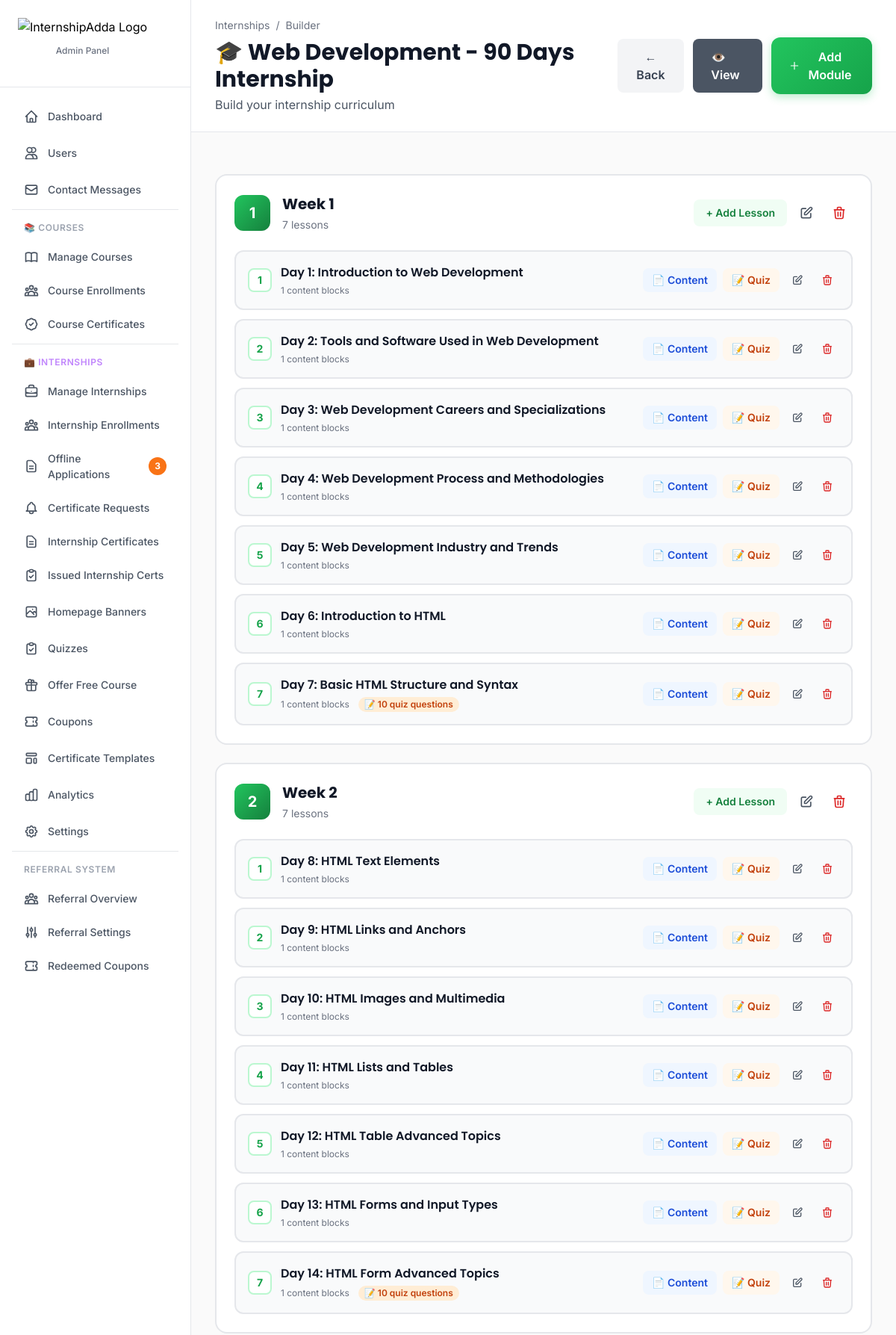
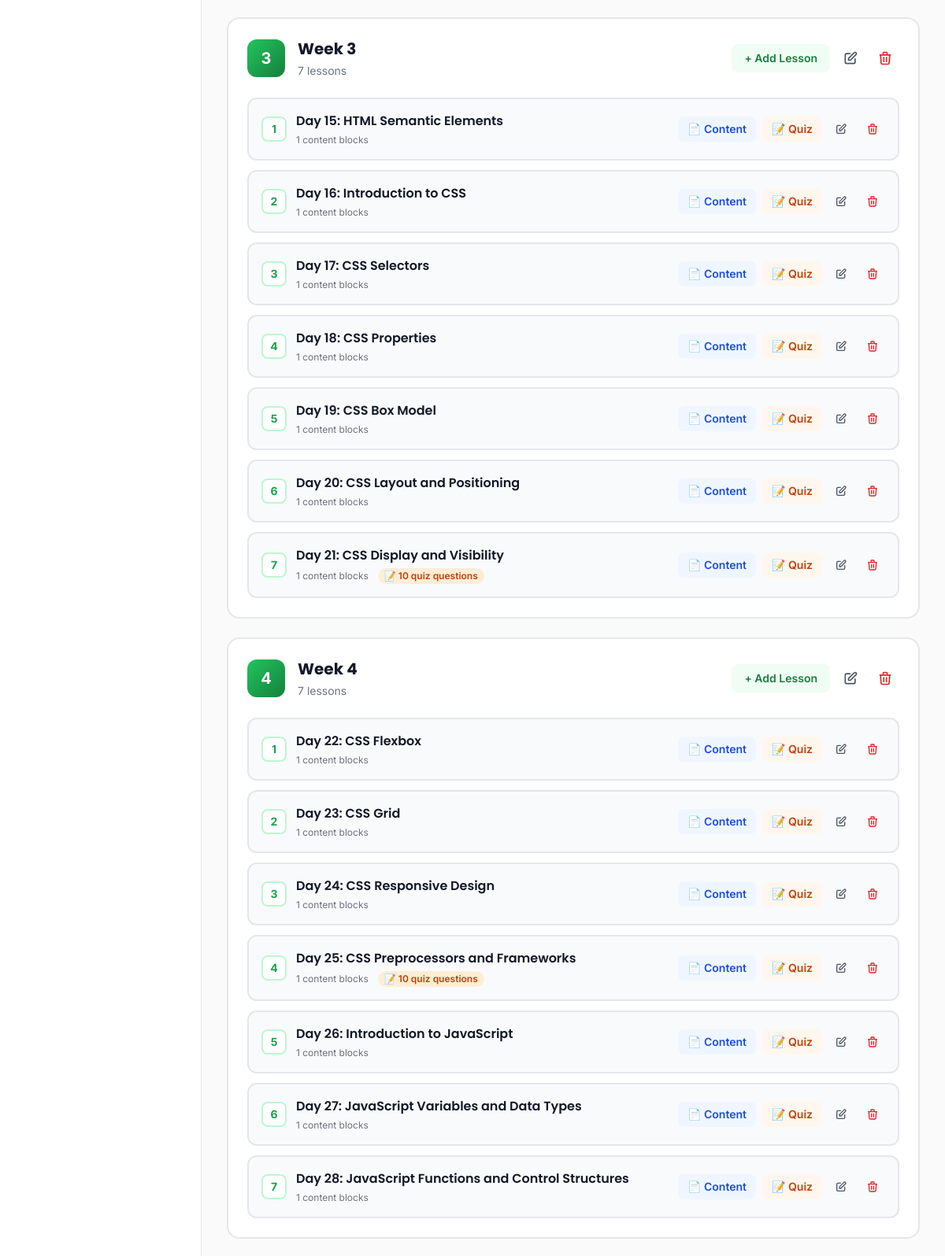
The page /app/views/admin/internships/builder.php?id=32 (signed in, upper part) on the database its author committed (2 pictures, top to bottom).
### tables this page shows
CREATE TABLE `internships` (
  `id` int(11) NOT NULL,
  `title` varchar(255) NOT NULL,
  `slug` varchar(255) NOT NULL,
  `description` text DEFAULT NULL,
  `company_name` varchar(255) DEFAULT NULL,
  `location` varchar(255) DEFAULT NULL,
  `duration` varchar(100) DEFAULT NULL,
  `stipend` decimal(10,2) DEFAULT 0.00,
  `mode` enum('Remote','Onsite','Hybrid') DEFAULT 'Remote',
  `duration_weeks` int(11) NOT NULL DEFAULT 4,
  `cover_image` varchar(255) DEFAULT NULL,
  `skill_level` enum('beginner','intermediate','advanced') DEFAULT 'beginner',
  `category` varchar(100) DEFAULT NULL,
  `is_active` tinyint(1) DEFAULT 1,
  `enrollment_limit` int(11) DEFAULT NULL,
  `price` decimal(10,2) DEFAULT 0.00,
  `discount_price` decimal(10,2) DEFAULT NULL,
  `discount_percentage` int(11) DEFAULT NULL,
  `requirements` text DEFAULT NULL,
  `responsibilities` text DEFAULT NULL,
  `benefits` text DEFAULT NULL,
  `what_you_learn` text DEFAULT NULL,
  `certificate_template_id` int(11) DEFAULT NULL,
  `created_at` timestamp NOT NULL DEFAULT current_timestamp(),
  `updated_at` timestamp NOT NULL DEFAULT current_timestamp() ON UPDATE current_timestamp()
);

CREATE TABLE `internship_modules` (
  `id` int(11) NOT NULL,
  `internship_id` int(11) NOT NULL,
  `title` varchar(255) NOT NULL,
  `description` text DEFAULT NULL,
  `sort_order` int(11) DEFAULT 0,
  `is_mandatory` tinyint(1) DEFAULT 1,
  `created_at` timestamp NULL DEFAULT current_timestamp(),
  `updated_at` timestamp NULL DEFAULT current_timestamp() ON UPDATE current_timestamp()
);

CREATE TABLE `internship_lessons` (
  `id` int(11) NOT NULL,
  `module_id` int(11) NOT NULL,
  `title` varchar(255) NOT NULL,
  `description` text DEFAULT NULL,
  `duration_minutes` int(11) DEFAULT 0,
  `sort_order` int(11) DEFAULT 0,
  `is_mandatory` tinyint(1) DEFAULT 1,
  `created_at` timestamp NULL DEFAULT current_timestamp(),
  `updated_at` timestamp NULL DEFAULT current_timestamp() ON UPDATE current_timestamp()
);

### app/models/Internship.php (called while the page is built, shortened)
<?php
class Internship {
    private $db;
    public function __construct($database) {
        $this->db = $database;
    }
    public function getById($id) {
        $stmt = $this->db->prepare("SELECT * FROM internships WHERE id = ?");
        $stmt->execute([$id]);
        return $stmt->fetch(PDO::FETCH_ASSOC);
    }
}

### app/views/admin/internships/builder.php (the view, shortened to what this page needs)
<?php
$dbConfig = require __DIR__ . '/../../../config/database.php';
$dsn = sprintf("mysql:host=%s;port=%s;dbname=%s;charset=%s",
    $dbConfig['host'], $dbConfig['port'], $dbConfig['database'], $dbConfig['charset']
);
$db = new PDO($dsn, $dbConfig['username'], $dbConfig['password'], $dbConfig['options']);
spl_autoload_register(function ($class) {
    $paths = [
        __DIR__ . '/../../../core/' . $class . '.php',
        __DIR__ . '/../../../models/' . $class . '.php',
        __DIR__ . '/../../../controllers/' . $class . '.php',
    ];
    foreach ($paths as $path) {
        if (file_exists($path)) {
            return;
        }
    }
});
$internshipId = isset($_GET['id']) ? (int)$_GET['id'] : 0;
$internshipModel = new Internship($db);
$internship = $internshipModel->getById($internshipId);
$db->setAttribute(PDO::ATTR_EMULATE_PREPARES, false);
$stmt = $db->prepare("SELECT * FROM internship_modules WHERE internship_id = ? ORDER BY sort_order ASC, id ASC");
$stmt->execute([$internshipId]);
$modulesTemp = $stmt->fetchAll(PDO::FETCH_ASSOC);
$modules = [];
$moduleIndex = 0;
foreach ($modulesTemp as $moduleRow) {
    $modules[$moduleIndex] = $moduleRow;
    $stmt = $db->prepare("SELECT * FROM internship_lessons WHERE module_id = ? ORDER BY sort_order ASC");
    $stmt->execute([$moduleRow['id']]);
    $lessonsTemp = $stmt->fetchAll(PDO::FETCH_ASSOC);
    $modules[$moduleIndex]['lessons'] = [];
    $lessonIndex = 0;
    foreach ($lessonsTemp as $lessonRow) {
        $modules[$moduleIndex]['lessons'][$lessonIndex] = $lessonRow;
        $stmt = $db->prepare("SELECT * FROM internship_content_blocks WHERE lesson_id = ? ORDER BY sort_order ASC");
        $stmt->execute([$lessonRow['id']]);
        $modules[$moduleIndex]['lessons'][$lessonIndex]['content_blocks'] = $stmt->fetchAll(PDO::FETCH_ASSOC);
        $quizStmt = $db->prepare("SELECT COUNT(*) as quiz_count FROM internship_quiz_questions WHERE lesson_id = ?");
        $quizStmt->execute([$lessonRow['id']]);
        $quizResult = $quizStmt->fetch(PDO::FETCH_ASSOC);
        $modules[$moduleIndex]['lessons'][$lessonIndex]['quiz_count'] = $quizResult['quiz_count'];
        $lessonIndex++;
    }
    $moduleIndex++;
}
?>
<!DOCTYPE html>
<html lang="en">
<head>
    <link rel="stylesheet" href="https://cdnjs.cloudflare.com/ajax/libs/font-awesome/6.5.1/css/all.min.css">
    <script src="https://cdn.tailwindcss.com"></script>
</head>
<body>
<?php include __DIR__ . '/../../components/sidebar-admin.php'; ?>
<div class="ml-64 min-h-screen">
    <header class="bg-white border-b border-gray-200 sticky top-0 z-30">
        <div class="px-8 py-6">
            <div class="flex items-center justify-between">
                <div>
                    <div class="flex items-center gap-2 text-sm text-gray-500 mb-2">
                        <a href="/app/views/admin/internships/list.php" class="hover:text-primary-600">Internships</a>
                        <span>/</span>
                        <span>Builder</span>
                    </div>
                    <h1 class="text-3xl font-bold text-gray-900">🎓 <?php echo htmlspecialchars($internship['title']); ?></h1>
                    <p class="text-gray-600 mt-1">Build your internship curriculum</p>
                </div>
                <div class="flex items-center gap-3">
                    <button onclick="window.history.back()" class="bg-gray-100 hover:bg-gray-200 text-gray-700 px-6 py-3 rounded-lg font-semibold transition-colors">
                        ← Back
                    </button>
                    <a href="/app/views/admin/internships/views.php?id=<?php echo $internship['id']; ?>" class="bg-gray-600 hover:bg-gray-700 text-white px-6 py-3 rounded-lg font-semibold transition-colors">
                        👁️ View
                    </a>
                    <button onclick="openAddModuleModal()" class="btn-primary flex items-center gap-2">
                        <svg class="w-5 h-5" fill="none" stroke="currentColor" viewBox="0 0 24 24">
                            <path stroke-linecap="round" stroke-linejoin="round" stroke-width="2" d="M12 4v16m8-8H4"></path>
                        </svg>
                        Add Module
                    </button>
                </div>
            </div>
        </div>
    </header>
    <main class="p-8">
        <?php if (empty($modules)): ?>
            <div class="max-w-3xl mx-auto">
                <div class="bg-white rounded-2xl border-2 border-dashed border-gray-300 p-12 text-center">
                    <div class="w-24 h-24 bg-primary-100 rounded-full flex items-center justify-center mx-auto mb-6">
                        <svg class="w-12 h-12 text-primary-600" fill="none" stroke="currentColor" viewBox="0 0 24 24">
                            <path stroke-linecap="round" stroke-linejoin="round" stroke-width="2" d="M12 6.253v13m0-13C10.832 5.477 9.246 5 7.5 5S4.168 5.477 3 6.253v13C4.168 18.477 5.754 18 7.5 18s3.332.477 4.5 1.253m0-13C13.168 5.477 14.754 5 16.5 5c1.747 0 3.332.477 4.5 1.253v13C19.832 18.477 18.247 18 16.5 18c-1.746 0-3.332.477-4.5 1.253"></path>
                        </svg>
                    </div>
                    <h3 class="text-2xl font-bold text-gray-900 mb-3">Start Building Your Internship</h3>
                    <p class="text-gray-600 mb-8 text-lg">Create your first module to organize your content</p>
                    <button onclick="openAddModuleModal()" class="btn-primary inline-flex items-center gap-2">
                        <svg class="w-5 h-5" fill="none" stroke="currentColor" viewBox="0 0 24 24">
                            <path stroke-linecap="round" stroke-linejoin="round" stroke-width="2" d="M12 4v16m8-8H4"></path>
                        </svg>
                        Add First Module
                    </button>
                </div>
            </div>
        <?php else: ?>
            <div class="max-w-5xl mx-auto space-y-6">
                <?php foreach ($modules as $index => $module): ?>
                    <div class="module-card">
                        <div class="p-6">
                            <div class="flex items-center justify-between mb-6">
                                <div class="flex items-center gap-4 flex-1">
                                    <div class="w-12 h-12 bg-gradient-to-br from-primary-500 to-primary-700 rounded-xl flex items-center justify-center text-white font-bold text-xl">
                                        <?php echo $index + 1; ?>
                                    </div>
                                    <div class="flex-1">
                                        <h3 class="text-xl font-bold text-gray-900"><?php echo htmlspecialchars($module['title']); ?></h3>
                                        <p class="text-sm text-gray-500 mt-1"><?php echo count($module['lessons']); ?> lessons</p>
                                    </div>
                                </div>
                                <div class="flex items-center gap-2">
                                    <button onclick="openAddLessonModal(<?php echo $module['id']; ?>)" class="bg-primary-50 text-primary-700 hover:bg-primary-100 px-4 py-2 rounded-lg font-semibold text-sm transition-colors">
                                        + Add Lesson
                                    </button>
                                    <button onclick="editModule(<?php echo $module['id']; ?>, '<?php echo addslashes($module['title']); ?>')" class="text-gray-600 hover:text-gray-800 p-2 rounded-lg hover:bg-gray-100 transition-colors">
                                        <svg class="w-5 h-5" fill="none" stroke="currentColor" viewBox="0 0 24 24">
                                            <path stroke-linecap="round" stroke-linejoin="round" stroke-width="2" d="M11 5H6a2 2 0 00-2 2v11a2 2 0 002 2h11a2 2 0 002-2v-5m-1.414-9.414a2 2 0 112.828 2.828L11.828 15H9v-2.828l8.586-8.586z"></path>
                                        </svg>
                                    </button>
                                    <button onclick="deleteModule(<?php echo $module['id']; ?>)" class="text-red-600 hover:text-red-700 p-2 rounded-lg hover:bg-red-50 transition-colors">
                                        <svg class="w-5 h-5" fill="none" stroke="currentColor" viewBox="0 0 24 24">
                                            <path stroke-linecap="round" stroke-linejoin="round" stroke-width="2" d="M19 7l-.867 12.142A2 2 0 0116.138 21H7.862a2 2 0 01-1.995-1.858L5 7m5 4v6m4-6v6m1-10V4a1 1 0 00-1-1h-4a1 1 0 00-1 1v3M4 7h16"></path>
                                        </svg>
                                    </button>
                                </div>
                            </div>
                            <?php if (empty($module['lessons'])): ?>
                                <div class="bg-gray-50 border-2 border-dashed border-gray-300 rounded-lg p-8 text-center">
                                    <p class="text-gray-500 mb-4">No lessons yet in this module</p>
                                    <button onclick="openAddLessonModal(<?php echo $module['id']; ?>)" class="text-primary-600 hover:text-primary-700 font-semibold">
                                        + Add First Lesson
                                    </button>
                                </div>
                            <?php else: ?>
                                <div class="space-y-3">
                                    <?php foreach ($module['lessons'] as $lessonIndex => $lesson): ?>
                                        <div class="lesson-card p-4">
                                            <div class="flex items-center justify-between">
                                                <div class="flex items-center gap-3 flex-1">
                                                    <div class="w-8 h-8 bg-white rounded-lg flex items-center justify-center text-primary-600 font-bold text-sm border-2 border-primary-200">
                                                        <?php echo $lessonIndex + 1; ?>
                                                    </div>
                                                    <div class="flex-1">
                                                        <h4 class="font-semibold text-gray-900"><?php echo htmlspecialchars($lesson['title']); ?></h4>
                                                        <div class="flex items-center gap-3 mt-1">
                                                            <span class="text-xs text-gray-500">
                                                                <?php echo count($lesson['content_blocks']); ?> content blocks
                                                            </span>
                                                            <?php if ($lesson['quiz_count'] > 0): ?>
                                                                <span class="text-xs bg-orange-100 text-orange-700 px-2 py-0.5 rounded-full font-semibold">
                                                                    📝 <?php echo $lesson['quiz_count']; ?> quiz questions
                                                                </span>
                                                            <?php endif; ?>
                                                        </div>
                                                    </div>
                                                </div>
                                                <div class="flex items-center gap-2">
                                                    <button onclick="openContentModal(<?php echo $lesson['id']; ?>, '<?php echo addslashes($lesson['title']); ?>')" class="bg-blue-50 text-blue-700 hover:bg-blue-100 px-3 py-1.5 rounded-lg text-sm font-semibold transition-colors" title="Edit Content">
                                                        📄 Content
                                                    </button>
                                                    <button onclick="openQuizModal(<?php echo $lesson['id']; ?>, '<?php echo addslashes($lesson['title']); ?>')" class="bg-orange-50 text-orange-700 hover:bg-orange-100 px-3 py-1.5 rounded-lg text-sm font-semibold transition-colors" title="Manage Quiz">
                                                        📝 Quiz
                                                    </button>
                                                    <button onclick="editLesson(<?php echo $lesson['id']; ?>, <?php echo $module['id']; ?>, '<?php echo addslashes($lesson['title']); ?>')" class="text-gray-600 hover:text-gray-800 p-2 rounded-lg hover:bg-gray-100 transition-colors" title="Edit Lesson">
                                                        <svg class="w-4 h-4" fill="none" stroke="currentColor" viewBox="0 0 24 24">
                                                            <path stroke-linecap="round" stroke-linejoin="round" stroke-width="2" d="M11 5H6a2 2 0 00-2 2v11a2 2 0 002 2h11a2 2 0 002-2v-5m-1.414-9.414a2 2 0 112.828 2.828L11.828 15H9v-2.828l8.586-8.586z"></path>
                                                        </svg>
                                                    </button>
                                                    <button onclick="deleteLesson(<?php echo $lesson['id']; ?>)" class="text-red-600 hover:text-red-700 p-2 rounded-lg hover:bg-red-50 transition-colors" title="Delete Lesson">
                                                        <svg class="w-4 h-4" fill="none" stroke="currentColor" viewBox="0 0 24 24">
                                                            <path stroke-linecap="round" stroke-linejoin="round" stroke-width="2" d="M19 7l-.867 12.142A2 2 0 0116.138 21H7.862a2 2 0 01-1.995-1.858L5 7m5 4v6m4-6v6m1-10V4a1 1 0 00-1-1h-4a1 1 0 00-1 1v3M4 7h16"></path>
                                                        </svg>
                                                    </button>
                                                </div>
                                            </div>
                                        </div>
                                    <?php endforeach; ?>
                                </div>
                            <?php endif; ?>
                        </div>
                    </div>
                <?php endforeach; ?>
            </div>
        <?php endif; ?>
    </main>
</div>
</body>
</html>

### rows shown on the page
internships: title "Web Development - 90 Days Internship"
internship_modules: title "Week 1", count($module['lessons']) "7"
internship_lessons: title "Day 1: Introduction to Web Development", count($lesson['content_blocks']) "1"
internship_lessons: title "Day 2: Tools and Software Used in Web Development", count($lesson['content_blocks']) "1"
internship_lessons: title "Day 3: Web Development Careers and Specializations", count($lesson['content_blocks']) "1"
internship_lessons: title "Day 4: Web Development Process and Methodologies", count($lesson['content_blocks']) "1"
internship_lessons: title "Day 5: Web Development Industry and Trends", count($lesson['content_blocks']) "1"
internship_lessons: title "Day 6: Introduction to HTML", count($lesson['content_blocks']) "1"
internship_lessons: title "Day 7: Basic HTML Structure and Syntax", count($lesson['content_blocks']) "1", quiz_count "10"
internship_modules: title "Week 2", count($module['lessons']) "7"
internship_lessons: title "Day 8: HTML Text Elements", count($lesson['content_blocks']) "1"
internship_lessons: title "Day 9: HTML Links and Anchors", count($lesson['content_blocks']) "1"
internship_lessons: title "Day 10: HTML Images and Multimedia", count($lesson['content_blocks']) "1"
internship_lessons: title "Day 11: HTML Lists and Tables", count($lesson['content_blocks']) "1"
internship_lessons: title "Day 12: HTML Table Advanced Topics", count($lesson['content_blocks']) "1"
internship_lessons: title "Day 13: HTML Forms and Input Types", count($lesson['content_blocks']) "1"
internship_lessons: title "Day 14: HTML Form Advanced Topics", count($lesson['content_blocks']) "1", quiz_count "10"
internship_modules: title "Week 3", count($module['lessons']) "7"
internship_lessons: title "Day 15: HTML Semantic Elements", count($lesson['content_blocks']) "1"
internship_lessons: title "Day 16: Introduction to CSS", count($lesson['content_blocks']) "1"
internship_lessons: title "Day 17: CSS Selectors", count($lesson['content_blocks']) "1"
internship_lessons: title "Day 18: CSS Properties", count($lesson['content_blocks']) "1"
internship_lessons: title "Day 19: CSS Box Model", count($lesson['content_blocks']) "1"
internship_lessons: title "Day 20: CSS Layout and Positioning", count($lesson['content_blocks']) "1"
internship_lessons: title "Day 21: CSS Display and Visibility", count($lesson['content_blocks']) "1", quiz_count "10"
internship_modules: title "Week 4", count($module['lessons']) "7", title "Day 26: Introduction to JavaScript", count($lesson['content_blocks']) "1", title "Day 27: JavaScript Variables and Data Types", title "Day 28: JavaScript Functions and Control Structures"
internship_lessons: title "Day 22: CSS Flexbox", count($lesson['content_blocks']) "1"
internship_lessons: title "Day 23: CSS Grid", count($lesson['content_blocks']) "1"
internship_lessons: title "Day 24: CSS Responsive Design", count($lesson['content_blocks']) "1"
internship_lessons: title "Day 25: CSS Preprocessors and Frameworks", count($lesson['content_blocks']) "1", quiz_count "10"

### other values the page prints
$pendingCount "3"
